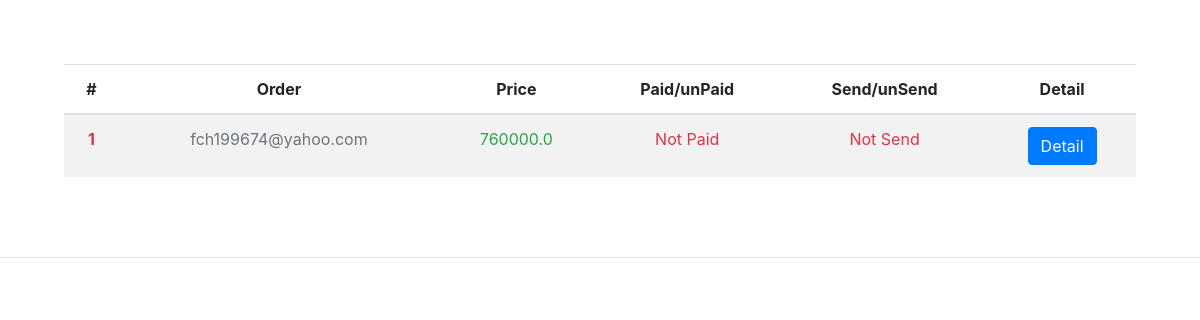
/order/user-orders/ (signed in), run on the app's committed database.
### order_module/models.py (models this page shows, shortened)
class Order(models.Model):
    owner = models.ForeignKey(settings.AUTH_USER_MODEL, on_delete=models.CASCADE)
    is_paid = models.BooleanField(default=False, help_text='order paid or not')
    is_send = models.BooleanField(default=False, help_text='order sent or not')
    created_date = models.DateTimeField(help_text='created current user order', auto_now_add=True)
    payment_date = models.DateTimeField(null=True, blank=True, help_text='order payment date')
    tracking_code = models.CharField(null=True, max_length=50)
    coupon_code = models.ForeignKey('Coupon', null=True, on_delete=models.DO_NOTHING, blank=True)
    name = models.CharField(max_length=50, null=True, blank=True)
    family = models.CharField(max_length=50, null=True, blank=True)
    post_code = models.IntegerField(null=True, blank=True)
    phone_number = models.IntegerField(null=True, blank=True)
    province = models.ForeignKey('Province', on_delete=models.CASCADE, null=True, blank=True)
    city = models.ForeignKey('City', on_delete=models.CASCADE, null=True, blank=True)
    address = models.TextField(null=True, blank=True)
    description = models.TextField(null=True, blank=True)
    def get_total_price(self):
        amount = 0
        if self.is_paid:
            for detail in self.orderdetail_set.all():
                amount += detail.final_price * detail.count
            if self.coupon_code is not None:
                amount -= (amount * self.coupon_code.amount) / 100
        else:
            for detail in self.orderdetail_set.all():
                amount += detail.product_detail.price * detail.count
            if self.coupon_code is not None:
                amount -= (amount * self.coupon_code.amount) / 100
        return amount
    class Meta:
        verbose_name = 'user order'
        verbose_name_plural = 'orders list'

class OrderDetail(models.Model):
    order = models.ForeignKey(Order, on_delete=models.CASCADE)
    product = models.ForeignKey(Product, on_delete=models.CASCADE)
    product_detail = models.ForeignKey(ProductDetail, on_delete=models.CASCADE)
    final_price = models.IntegerField(null=True, help_text='the price will fix after payment', blank=True)
    count = models.IntegerField(null=True)
    class Meta:
        verbose_name = 'order detail'
        verbose_name_plural = 'order detail lists'

### account_module/models.py (models this page shows)
class User(AbstractUser):
    phone_number = models.CharField(max_length=20)
    avatar = models.ImageField(upload_to='user_image/', null=True)
    gender = models.CharField(("gender"), choices=gender_choices, max_length=10)
    active_code = models.CharField(max_length=100, null=True)
    numeral_active_code = models.CharField(max_length=6, null=True)
    class Meta:
        verbose_name = 'user'
        verbose_name_plural = 'users profile'
    def __str__(self):
        return self.email

### product_module/models.py (models this page shows, shortened)
class ProductDetail(models.Model):
    product = models.ForeignKey('Product', on_delete=models.CASCADE,
                                help_text='product that related to the current detail')
    price = models.FloatField(default=0, verbose_name='product price')
    discount_price = models.FloatField(verbose_name='product discount price',
                                       help_text='discount price for a product', null=True, blank=True)
    image = models.ImageField(verbose_name='product image', upload_to='products_image/', null=True, blank=True)
    is_active = models.BooleanField(default=False, verbose_name='product activation')
    quantity = models.IntegerField(verbose_name='product quantity', help_text='number of current product')
    color = models.CharField(max_length=100, verbose_name='product color')
    size = models.CharField(max_length=100, verbose_name='product size')
    class Meta:
        verbose_name = 'Product Details'
        verbose_name_plural = 'Product Details List'

### order_module/views.py (the view)
# urls.py: path('user-orders/', views.user_orders_view, name='user-orders'),
@login_required(login_url='account_module:login')
def user_orders_view(request):
    user_orders = Order.objects.filter(owner=request.user)
    context = {
        'title': 'user orders',
        'orders': user_orders
    }
    return render(request, 'order_module/user_orders.html', context)

### order_module/templates/order_module/user_orders.html (shortened to what this page needs)
{% extends 'shared/layout.html' %}
{% block content %}
    <div class="p-3 m-5">
        {% if orders %}
            <table class="table table-striped">
                <thead>
                <tr class="text-center">
                    <th scope="col">#</th>
                    <th scope="col">Order</th>
                    <th scope="col">Price</th>
                    <th scope="col">Paid/unPaid</th>
                    <th scope="col">Send/unSend</th>
                    <th scope="col">Detail</th>
                </tr>
                </thead>
                <tbody>
                {% for order in orders %}
                    <tr class="text-center">
                        <th scope="row" class="text-danger">{{ forloop.counter }}</th>
                        <td class="text-secondary">{{ order.owner }}</td>
                        <td class="text-success">{{ order.get_total_price }}</td>
                        <td class="text-danger">
                            {% if order.is_paid %}
                                Paid
                            {% else %}
                                Not Paid
                            {% endif %}
                        </td>
                        <td class="text-danger">
                            {% if order.is_send %}
                                Sent
                            {% else %}
                                Not Send
                            {% endif %}
                        </td>
                        <td><a class="btn btn-primary text-light" href="{% url 'order_module:order-detail' order.id %}">Detail</a>
                        </td>
                    </tr>
                {% empty %}
                    <h3>you dont have any order</h3>
                {% endfor %}
                </tbody>
            </table>
        {% else %}
            <h3 class="text-center text-primary">you dont have any order</h3>
        {% endif %}
    </div>
{% endblock %}

### static/css/style.css (style rules this page uses)
body { overflow: -moz-scrollbars-vertical; overflow-x: hidden; overflow-y: auto; }

### data on the page
Order: owner "fch199674@yahoo.com", get_total_price "760000.0", shows "Not Paid", is_send "Not Send"
